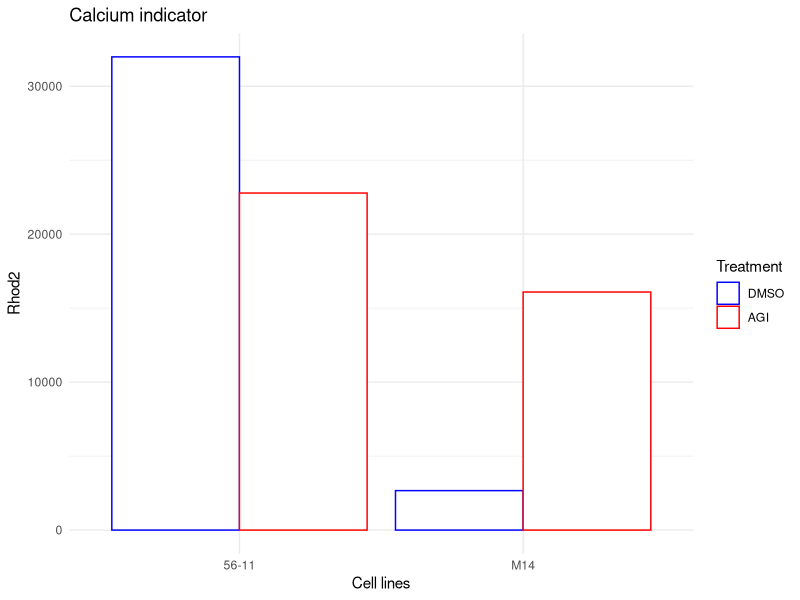
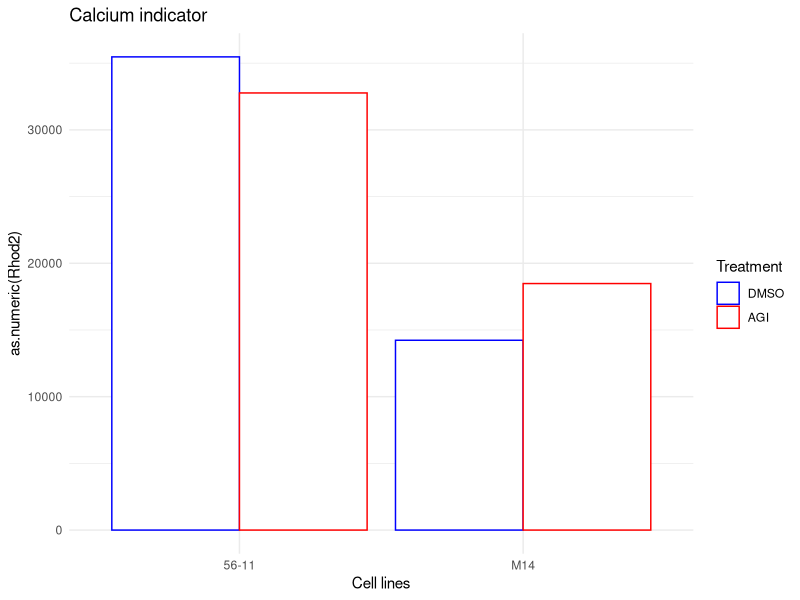
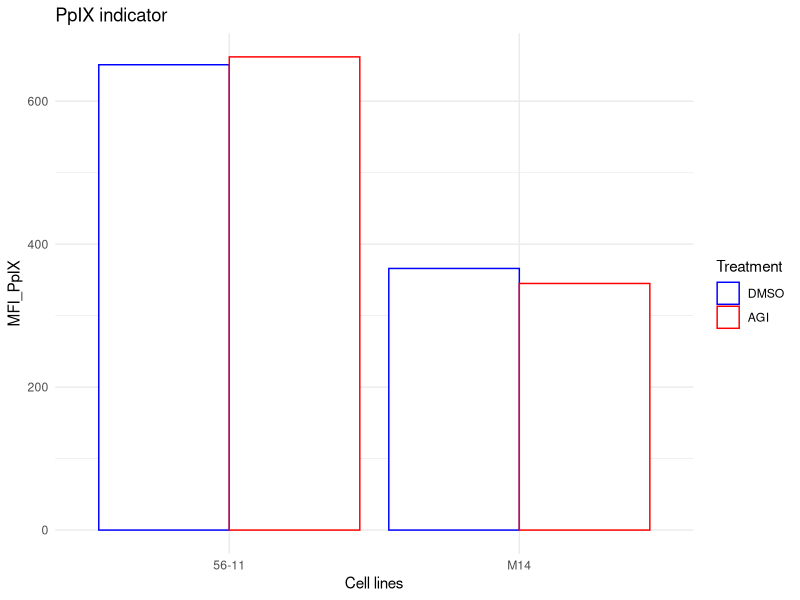
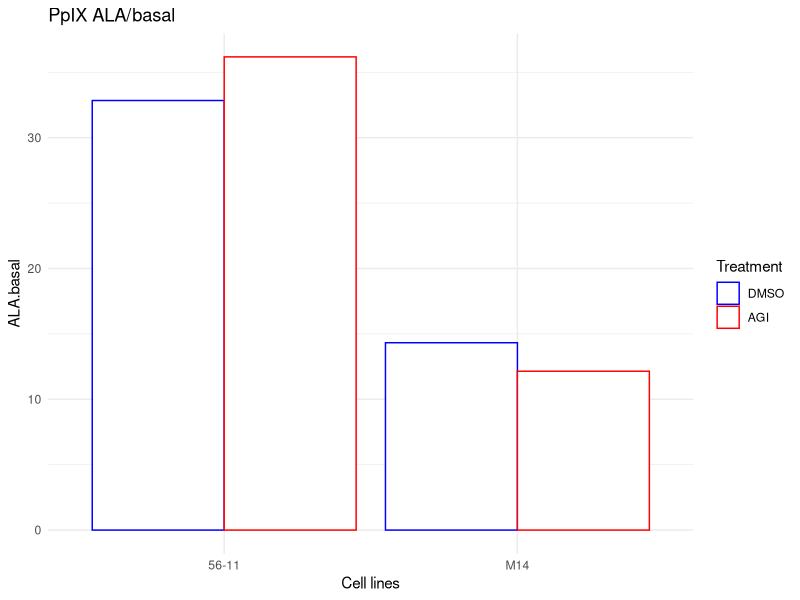
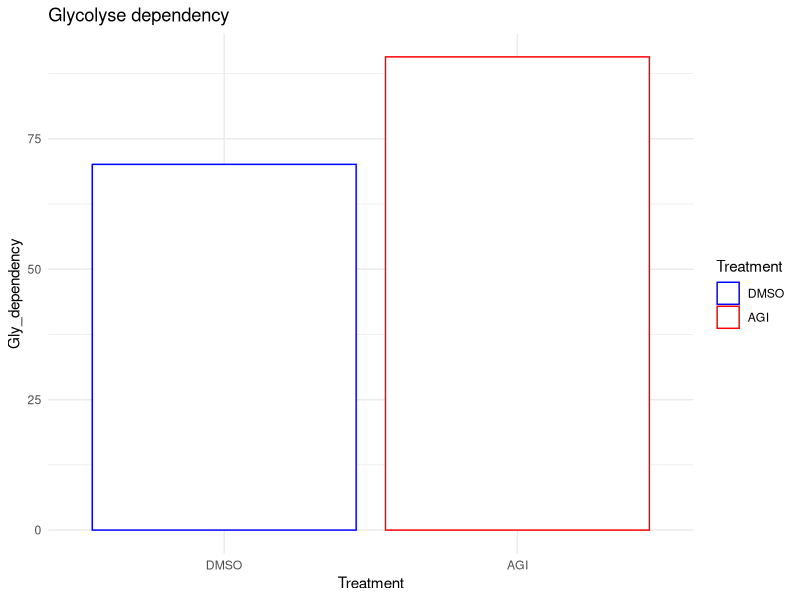
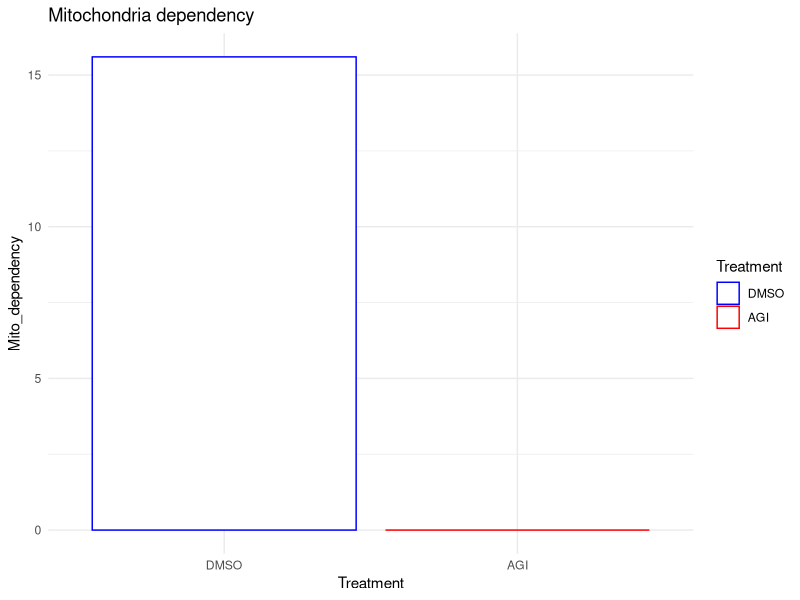
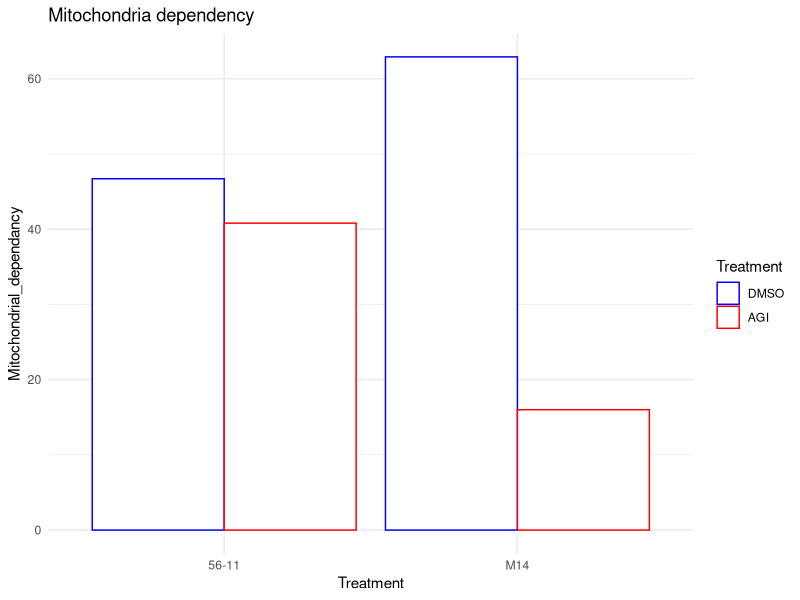
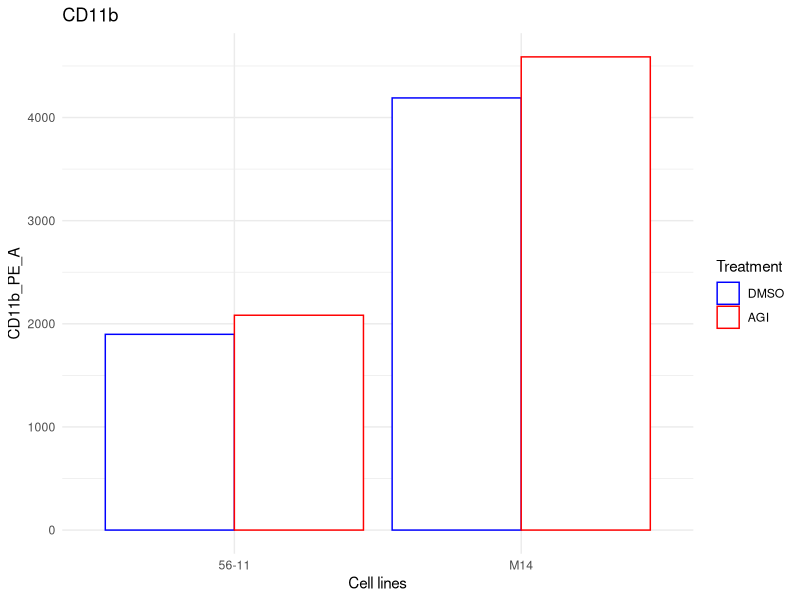

Write the R code that produced these figures, in order.
## ---- chunk 1
library(ggplot2)
library(dplyr)

Diff_facs_analysis <- read.csv("Data/Replicat 1/Diff_AGI.csv")
Rhod2_facs_analysis <- read.csv("Data/Replicat 1/Rhod2_AGI.csv")
PpIX_facs_analysis <- read.csv("Data/Replicat 1/PpIX_AGI_ALA_Basal.csv")
Scenith_analysis <- read.csv("Data/Replicat 1/Scenith.csv")

# -----------------------

Replicat2 <- read.csv("Data/Replicat 2/2021 12 14 - Rhod2 - M14R132, 56-11 AGI J+7.csv", nrows = 10, check.names = F, row.names = 1)[,-6]

Rhod2_df <- data.frame("Rhod2" = Replicat2$`Median Rhod2`[c(1:4)],
                       "Cell.line" = c(rep("56-11",2), rep("M14",2)),
                       "Treatment" = rep(c("AGI", "DMSO"), 2)) %>% 
  t() %>%
  data.frame() %>%
  rev() %>% 
  t() %>%
  data.frame() 

CD38_df <- data.frame("CD38" = Replicat2[c(1:4),"Median CD38"],
                      "Cell.line" = c(rep("56-11", 2), rep("M14", 2)),
                      "Treatment" = rep(c("AGI", "DMSO"), 2))

CD15_df <- data.frame("CD15" = Replicat2[c(1:4),"Median CD15"],
                      "Cell.line" = c(rep("56-11", 2), rep("M14", 2)),
                      "Treatment" = rep(c("AGI", "DMSO"), 2)
                      )

Scenith_replicat_2 <- data.frame("Cell.line" = c(rep("M14", 2), rep("56-11",2)),
                             "Mitochondrial_dependancy" = c(62.9, 16.0, 46.7, 40.8),
                             "Mitochondrial_signal" = c(199824.95, 251765.25, 557897, 450958.25),
                             "Treatment" = rep(c("DMSO", "AGI"), 2)
)
## ---- chunk 2
ggplot(data=Rhod2_facs_analysis, aes(x = Cell.line, y = Rhod2, color = factor(Treatment, levels = c("DMSO", "AGI")))) +
  scale_color_manual(values=c("#0000FF", "#FF0000"), limits=c("DMSO", "AGI")) +
  geom_bar(stat = "identity", fill = "white", position = position_dodge()) + 
  labs(color = "Treatment", title = "Calcium indicator", x = "Cell lines")+
  theme_minimal()
## ---- chunk 3
ggplot(data=Rhod2_df, aes(x = Cell.line, y = as.numeric(Rhod2), color = factor(Treatment, levels = c("DMSO", "AGI")))) +
  scale_color_manual(values=c("#0000FF", "#FF0000"), limits=c("DMSO", "AGI")) +
  geom_bar(stat = "identity", fill = "white", position = position_dodge()) + 
  labs(color = "Treatment", title = "Calcium indicator", x = "Cell lines")+
  theme_minimal()
## ---- chunk 4
ggplot(data=PpIX_facs_analysis, aes(x = Cell.line, y = MFI_PpIX, color = factor(Treatment, levels = c("DMSO", "AGI")))) + 
  scale_color_manual(values=c("#0000FF", "#FF0000"), limits=c("DMSO", "AGI")) +
  geom_bar(stat = "identity", fill = "white", position = position_dodge()) + 
  labs(color = "Treatment", title = "PpIX indicator", x = "Cell lines")+
  theme_minimal()
## ---- chunk 5
ggplot(data=PpIX_facs_analysis, aes(x = Cell.line, y = ALA.basal, color = factor(Treatment, levels = c("DMSO", "AGI")))) + 
  scale_color_manual(values=c("#0000FF", "#FF0000"), limits=c("DMSO", "AGI")) +
  geom_bar(stat = "identity", fill = "white", position = position_dodge()) + 
  labs(color = "Treatment", title = "PpIX ALA/basal", x = "Cell lines")+
  theme_minimal()
## ---- chunk 6
ggplot(data=Scenith_analysis, aes(x=factor(Treatment, levels = c("DMSO", "AGI")), y=Gly_dependency, color=factor(Treatment, levels = c("DMSO", "AGI"))))+
  scale_color_manual(values=c("#0000FF", "#FF0000"), limits=c("DMSO", "AGI")) +
  geom_bar(stat = "identity", fill = "white", position = position_dodge()) + 
  labs(color = "Treatment", title = "Glycolyse dependency", x = "Treatment")+
  theme_minimal()
## ---- chunk 7
ggplot(data=Scenith_analysis, aes(x=factor(Treatment, levels = c("DMSO", "AGI")), y=Mito_dependency, color=factor(Treatment, levels = c("DMSO", "AGI"))))+
  scale_color_manual(values=c("#0000FF", "#FF0000"), limits=c("DMSO", "AGI")) +
  geom_bar(stat = "identity", fill = "white", position = position_dodge()) + 
  labs(color = "Treatment", title = "Mitochondria dependency", x = "Treatment")+
  theme_minimal()
## ---- chunk 8
ggplot(data=Scenith_replicat_2, aes(x=Cell.line, y=Mitochondrial_dependancy, color=factor(Treatment, levels = c("DMSO", "AGI"))))+
  scale_color_manual(values=c("#0000FF", "#FF0000"), limits=c("DMSO", "AGI")) +
  geom_bar(stat = "identity", fill = "white", position = position_dodge()) + 
  labs(color = "Treatment", title = "Mitochondria dependency", x = "Treatment")+
  theme_minimal()
## ---- chunk 9
ggplot(data=Diff_facs_analysis[c(1:4),], aes(x=Cell.line, y=CD11b_PE_A, color=factor(Treatment, levels = c("DMSO", "AGI"))))+
  scale_color_manual(values=c("#0000FF", "#FF0000"), limits=c("DMSO", "AGI")) +
  geom_bar(stat = "identity", fill = "white", position = position_dodge()) + 
  labs(color = "Treatment", title = "CD11b", x = "Cell lines")+
  theme_minimal()
## ---- chunk 10
ggplot(data=Diff_facs_analysis[c(1:4),], aes(x=Cell.line, y=CD14.APC__A700_A, color=factor(Treatment, levels = c("DMSO", "AGI"))))+
  scale_color_manual(values=c("#0000FF", "#FF0000"), limits=c("DMSO", "AGI")) +
  geom_bar(stat = "identity", fill = "white", position = position_dodge()) + 
  labs(color = "Treatment", title = "CD14", x = "Cell lines")+
  theme_minimal()
## ---- chunk 11
ggplot(data=Diff_facs_analysis[c(1:4),], aes(x=Cell.line, y=CD15_APC_A, color=factor(Treatment, levels = c("DMSO", "AGI"))))+
  scale_color_manual(values=c("#0000FF", "#FF0000"), limits=c("DMSO", "AGI")) +
  geom_bar(stat = "identity", fill = "white", position = position_dodge()) + 
  labs(color = "Treatment", title = "CD15", x = "Cell lines")+
  theme_minimal()
## ---- chunk 12
ggplot(data=CD15_df, aes(x=Cell.line, y=as.numeric(CD15), color=factor(Treatment, levels = c("DMSO", "AGI"))))+
  scale_color_manual(values=c("#0000FF", "#FF0000"), limits=c("DMSO", "AGI")) +
  geom_bar(stat = "identity", fill = "white", position = position_dodge()) + 
  labs(color = "Treatment", title = "CD15", x = "Cell lines")+
  theme_minimal()
## ---- chunk 13
CD38_df <- data.frame("CD38" = Replicat2[c(1:4),"Median CD38"],
                      "Cell.line" = c(rep("56-11", 2), rep("M14", 2)),
                      "Treatment" = rep(c("AGI", "DMSO"), 2)
                      )

ggplot(data=CD38_df[c(1:4),], aes(x=Cell.line, y=as.numeric(CD38), color=factor(Treatment, levels = c("DMSO", "AGI"))))+
  scale_color_manual(values=c("#0000FF", "#FF0000"), limits=c("DMSO", "AGI")) +
  geom_bar(stat = "identity", fill = "white", position = position_dodge()) + 
  labs(color = "Treatment", title = "CD38", x = "Cell lines")+
  theme_minimal()
